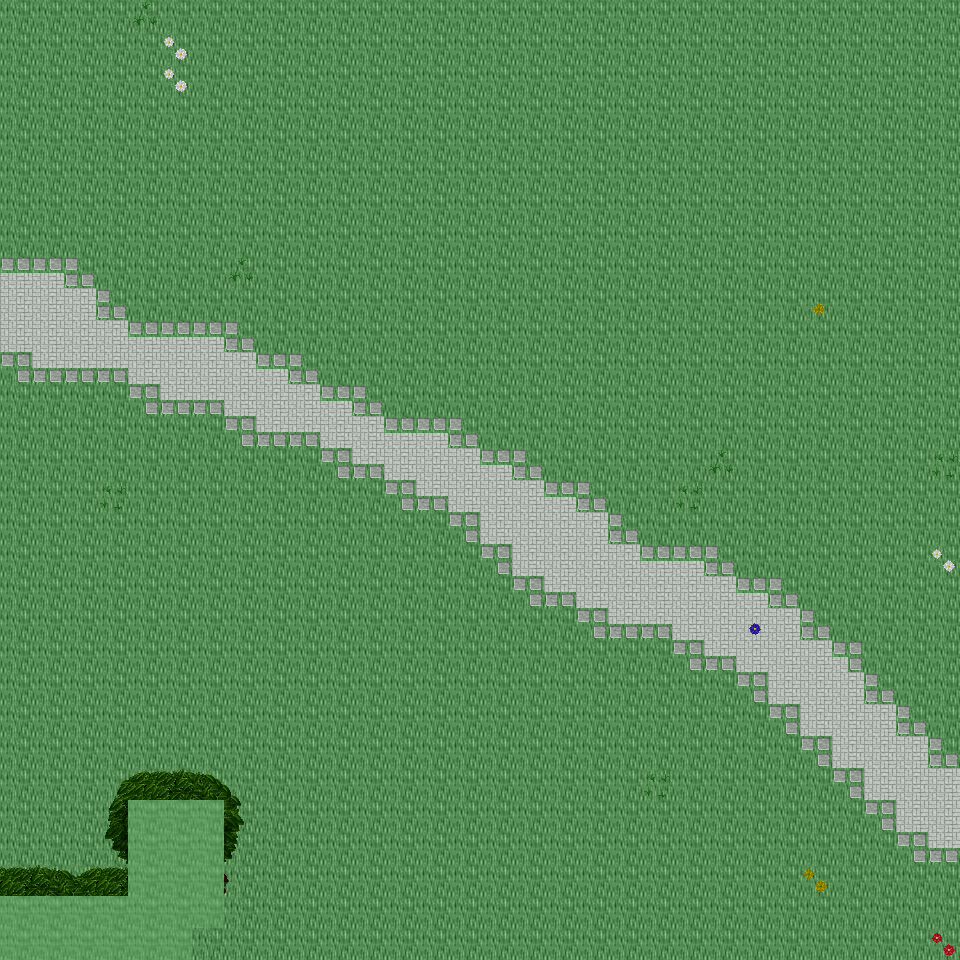

A 2D game scene composited from a Tiled map and its tileset images. What follows is a short description and the map's XML, with each tile layer's data collapsed to a summary:
An orthogonal 30x30 tile map with 32x32 px tiles, 6 tile layers (Ground, Object, Object2, Above, ...), 18 tilesets and 4 objects (4x mapExit).

<map version="1.0" orientation="orthogonal" renderorder="right-down" width="30" height="30" tilewidth="32" tileheight="32" nextobjectid="5">
  <tileset firstgid="1" name="tileset_ground_ground" tilewidth="32" tileheight="32" tilecount="33" columns="3">
    <image source="../drawable/tileset_ground_ground.png" width="96" height="352" />
  </tileset>
  <tileset firstgid="34" name="tileset_plant_flower_daisy_white" tilewidth="32" tileheight="32" tilecount="8" columns="2">
    <image source="../drawable/tileset_plant_flower_daisy_white.png" width="64" height="128" />
  </tileset>
  <tileset firstgid="42" name="tileset_plant_grasses" tilewidth="32" tileheight="32" tilecount="6" columns="3">
    <image source="../drawable/tileset_plant_grasses.png" width="96" height="64" />
  </tileset>
  <tileset firstgid="48" name="tileset_plant_flower_daisy_yellow" tilewidth="32" tileheight="32" tilecount="8" columns="2">
    <image source="../drawable/tileset_plant_flower_daisy_yellow.png" width="64" height="128" />
  </tileset>
  <tileset firstgid="56" name="tileset_plant_flower_daisy_blue" tilewidth="32" tileheight="32" tilecount="8" columns="2">
    <image source="../drawable/tileset_plant_flower_daisy_blue.png" width="64" height="128" />
  </tileset>
  <tileset firstgid="64" name="tileset_plant_flower_daisy_red" tilewidth="32" tileheight="32" tilecount="8" columns="2">
    <image source="../drawable/tileset_plant_flower_daisy_red.png" width="64" height="128" />
  </tileset>
  <tileset firstgid="72" name="tileset_plant_tree_tree_darkgreen" tilewidth="32" tileheight="32" tilecount="88" columns="8">
    <image source="../drawable/tileset_plant_tree_tree_darkgreen.png" width="256" height="352" />
  </tileset>
  <tileset firstgid="160" name="tileset_logic_creature_animal" tilewidth="32" tileheight="32" tilecount="32" columns="8">
    <image source="../drawable/tileset_logic_creature_animal.png" width="256" height="128" />
  </tileset>
  <tileset firstgid="192" name="tileset_logic_creature_elf" tilewidth="32" tileheight="32" tilecount="16" columns="8">
    <image source="../drawable/tileset_logic_creature_elf.png" width="256" height="64" />
  </tileset>
  <tileset firstgid="208" name="tileset_logic_collision" tilewidth="32" tileheight="32" tilecount="1" columns="1">
    <image source="../drawable/tileset_logic_collision.png" width="32" height="32" />
  </tileset>
  <tileset firstgid="209" name="tileset_logic_creature_human_evil" tilewidth="32" tileheight="32" tilecount="16" columns="8">
    <image source="../drawable/tileset_logic_creature_human_evil.png" width="256" height="64" />
  </tileset>
  <tileset firstgid="225" name="tileset_logic_portal" tilewidth="32" tileheight="32" tilecount="24" columns="8">
    <image source="../drawable/tileset_logic_portal.png" width="256" height="96" />
  </tileset>
  <tileset firstgid="249" name="tileset_ground_green_paving" tilewidth="32" tileheight="32" tilecount="18" columns="3">
    <image source="../drawable/tileset_ground_green_paving.png" width="96" height="192" />
  </tileset>
  <tileset firstgid="267" name="tileset_ground_water_swamp_water" tilewidth="32" tileheight="32" tilecount="33" columns="3">
    <image source="../drawable/tileset_ground_water_swamp_water.png" width="96" height="352" />
  </tileset>
  <tileset firstgid="300" name="tileset_plant_grasses_swamp" tilewidth="32" tileheight="32" tilecount="42" columns="6">
    <image source="../drawable/tileset_plant_grasses_swamp.png" width="192" height="224" />
  </tileset>
  <tileset firstgid="342" name="tileset_logic_protection" tilewidth="32" tileheight="32" tilecount="2" columns="2">
    <image source="../drawable/tileset_logic_protection.png" width="64" height="32" />
  </tileset>
  <tileset firstgid="344" name="tileset_logic_creature_ogre" tilewidth="32" tileheight="32" tilecount="4" columns="4">
    <image source="../drawable/tileset_logic_creature_ogre.png" width="128" height="32" />
  </tileset>
  <tileset firstgid="348" name="tileset_logic_creature_undead_skeleton" tilewidth="32" tileheight="32" tilecount="6" columns="6">
    <image source="../drawable/tileset_logic_creature_undead_skeleton.png" width="192" height="32" />
  </tileset>
  <layer name="Ground" width="30" height="30">
    <data>[900 cells, 900 non-empty, 2 distinct tile ids]</data>
  </layer>
  <layer name="Object" width="30" height="30">
    <data>[900 cells, 74 non-empty, 13 distinct tile ids]</data>
  </layer>
  <layer name="Object2" width="30" height="30">
    <data>[900 cells, 9 non-empty, 9 distinct tile ids]</data>
  </layer>
  <layer name="Above" width="30" height="30">
    <data>[900 cells, 33 non-empty, 29 distinct tile ids]</data>
  </layer>
  <layer name="Above2" width="30" height="30">
    <data>[900 cells, 0 non-empty, 0 distinct tile ids]</data>
  </layer>
  <layer name="Walkable" width="30" height="30">
    <data>[900 cells, 22 non-empty, 1 distinct tile ids]</data>
  </layer>
  <objectgroup name="MapEvents">
    <object id="1" name="north" type="mapExit" x="0" y="0" width="960" height="32">
      <properties>
        <property name="map" value="level_0_x188_y60" />
        <property name="x" value="0" />
        <property name="y" value="28" />
      </properties>
    </object>
    <object id="2" name="south" type="mapExit" x="192" y="928" width="768" height="32">
      <properties>
        <property name="map" value="level_0_x188_y62" />
        <property name="x" value="6" />
        <property name="y" value="1" />
      </properties>
    </object>
    <object id="3" name="west" type="mapExit" x="0" y="0" width="32" height="896">
      <properties>
        <property name="map" value="level_0_x187_y61" />
        <property name="x" value="28" />
        <property name="y" value="0" />
      </properties>
    </object>
    <object id="4" name="east" type="mapExit" x="928" y="0" width="32" height="960">
      <properties>
        <property name="map" value="level_0_x189_y61" />
        <property name="x" value="1" />
        <property name="y" value="0" />
      </properties>
    </object>
  </objectgroup>
</map>
